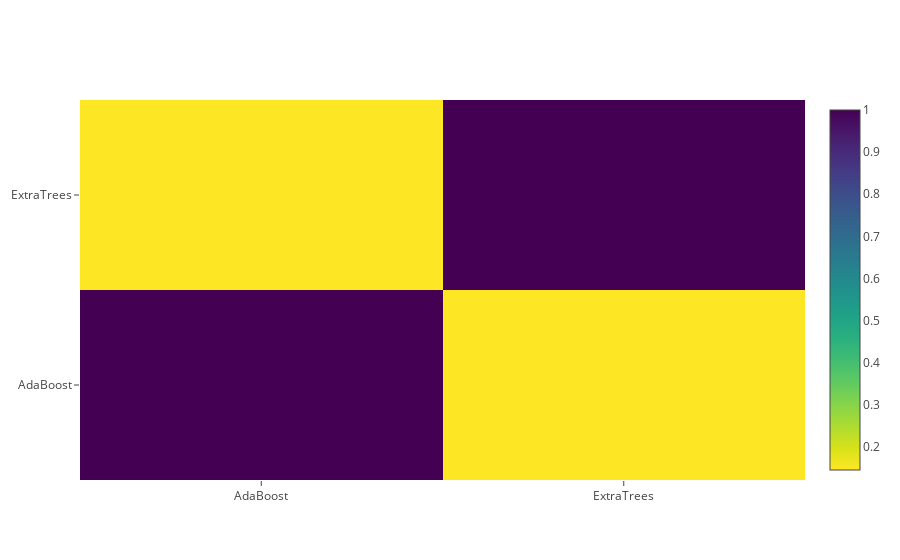

The notebook cell saved with this chart:
### Code cell
# 可视化第一层模型的相关程度
data = [
    go.Heatmap(
        z= base_predictions_train.astype(float).corr().values ,
        x= base_predictions_train.columns.values,
        y= base_predictions_train.columns.values,
          colorscale='Viridis',
            showscale=True,
            reversescale = True
    )
]

py.iplot(data, filename='labelled-heatmap')

### Figure 1 — Plotly figure (JSON) as saved in the notebook; plotly's stock layout.template omitted (floating-point values rounded to 4 significant figures)
{"data": [{"colorscale": "Viridis", "reversescale": true, "showscale": true, "type": "heatmap", "x": ["AdaBoost", "ExtraTrees"], "y": ["AdaBoost", "ExtraTrees"], "z": [[1, 0.1451], [0.1451, 1]]}], "layout": {}}
